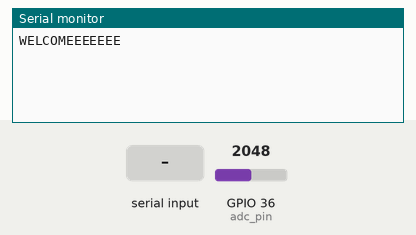
Simulated run of this sketch. Board: ESP32. On the bench: the last lines printed to the serial monitor. The test bench sets the inputs (shaded band); at power-on: GPIO 36 (adc_pin) = 2048.

Above: at 2.8 s.
2.9 s: "1\n" received over Serial
At 4.1 s:
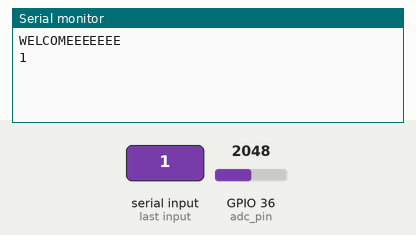
4.4 s: "0\n" received over Serial
At 5.7 s:
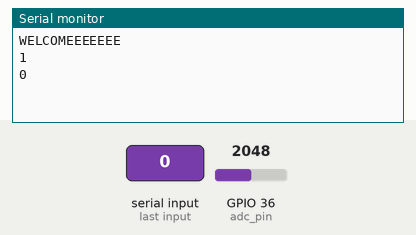

Measured:
- after the input at 2.9 s, the serial monitor: prints a new line at once (image 1)
- after the input at 4.4 s, the serial monitor: prints a new line at once (image 2)

The sketch:

Multicore_program.ino
```cpp
//Core definitions
static const BaseType_t pro_cpu = 0;
static const BaseType_t app_cpu = 1;


// Settings
static const uint16_t TIMER_DIVIDER = 80;
static const uint64_t TIMER_MAX_COUNT = 100000;
static const uint8_t CONSOLE_BUF_LEN = 255;
static const uint8_t DOUBLE_BUF_LEN = 10;
static const char COMPARISON [] = "avg";


//Pins
static const int adc_pin = A0;
static const int  LED_BUILTIN = 2;
static const int led_pin = LED_BUILTIN;


//Globals
static hw_timer_t *timer_0 = NULL;
static TaskHandle_t avg_task = NULL;
static portMUX_TYPE spinlock = portMUX_INITIALIZER_UNLOCKED;
static volatile uint16_t buf_up[DOUBLE_BUF_LEN];
static volatile uint16_t buf_down[DOUBLE_BUF_LEN];
static volatile uint16_t *write_buffer = buf_up;
static volatile uint16_t *read_buffer = buf_down;
static float glo_avg;


//*****************************************************************************
// Functions that can be called from anywhere (in this file)

//Swap buffer interruption
// Swap the write_to and read_from pointers in the double buffer
// Only ISR calls this at the moment, so no need to make it thread-safe
void IRAM_ATTR swap_buffer(){
  volatile uint16_t *temporary_ptr = write_buffer;
  write_buffer = read_buffer;
  read_buffer = temporary_ptr;
}


//*****************************************************************************
// Interrupt Service Routines (ISRs)

// Timer 0 Interruption
// This function executes when timer reaches max (and resets)
void IRAM_ATTR onTimer_0(){

  static uint8_t idx = 0;
  BaseType_t higher_priority_task_woken = pdFALSE;

  if(idx < DOUBLE_BUF_LEN){
    write_buffer [idx] = analogRead(adc_pin);
    idx++;
  }

  else{
    idx = 0;
    swap_buffer();

     // A task notification works like a binary semaphore but is faster
    vTaskNotifyGiveFromISR(avg_task, &higher_priority_task_woken);
  }


  //If xHigherPriorityTaskWoken is now set to pdTRUE then a context switch
  //should be performed to ensure the interrupt returns directly to the highest
  //priority task.
  if (higher_priority_task_woken){
    portYIELD_FROM_ISR();
  }

}


//*****************************************************************************
// Tasks

//"Serial Console" Task
void serial_Console(void * parameters){
  char c;
  char buf[CONSOLE_BUF_LEN];
  uint8_t idx = 0;

  char word_comp[3];

  // Clear whole buffer
  memset(buf, 0, CONSOLE_BUF_LEN);


  while(1){


  // Read characters from serial
    if (Serial.available() > 0) {
      c = Serial.read();
      Serial.print(c);
      buf[idx] = c;
      idx ++;
    }

    if (c == '\n') {
        memcpy(word_comp, buf, 3);
        if (memcmp(word_comp, COMPARISON, 3) == 0){
        Serial.print("Average = ");
        Serial.println(glo_avg);
        }

    memset(buf, 0, CONSOLE_BUF_LEN);
    idx = 0;

    }
     // Don't hog the CPU. Yield to other tasks for a while

    vTaskDelay(20 / portTICK_PERIOD_MS);
  }

}


//"Calculate Average" task
void calc_Average (void* parameter){
  float avg;


  // We move this here so it runs in core 0
  timer_0 = timerBegin(0, TIMER_DIVIDER, true);           // Create and start timer (num, divider, countUp)
  timerAttachInterrupt(timer_0 , &onTimer_0, true);       // Provide ISR to timer (timer, function, edge)
  timerAlarmWrite(timer_0, TIMER_MAX_COUNT, true);        // At what count should ISR trigger (timer, count, autoreload)
  timerAlarmEnable(timer_0);                              // Allow ISR to trigger


  while(1){

    // Wait for notification from ISR (similar to binary semaphore)
    ulTaskNotifyTake(pdTRUE, portMAX_DELAY);

    avg = 0;
    for(int i = 0; i < DOUBLE_BUF_LEN; i++){
      avg += (float)read_buffer[i];
      //vTaskDelay(105 / portTICK_PERIOD_MS); // Uncomment to test overrun flag
    }
    avg /= DOUBLE_BUF_LEN;


    // Updating the shared float may or may not take multiple isntructions, so
    // we protect it with a mutex or critical section. The ESP-IDF critical
    // section is the easiest for this application.
    portENTER_CRITICAL(&spinlock);
    glo_avg = avg;
    portEXIT_CRITICAL(&spinlock);


  }
}

//*****************************************************************************

void setup() {
  Serial.begin(9600);
  vTaskDelay(1000/portTICK_PERIOD_MS);
  Serial.println("WELCOMEEEEEEE");
  vTaskDelay(1000/portTICK_PERIOD_MS);


  xTaskCreatePinnedToCore(serial_Console,     //Function to be called
                          "Serial Console",   //Name of the task
                          1024,               //Stack size (bytes in ESP32, word in FreeRTOS)
                          NULL,               //Parameter to pass to function (pointer)
                          1,                  //Task priority
                          NULL,               //Task Handle
                          app_cpu);


  xTaskCreatePinnedToCore(calc_Average,
                         "Calculate Average",
                         1024,
                         NULL,
                         1,
                         &avg_task,
                         pro_cpu);


  vTaskDelete(NULL);
}

void loop() {
  // put your main code here, to run repeatedly:

}
```
